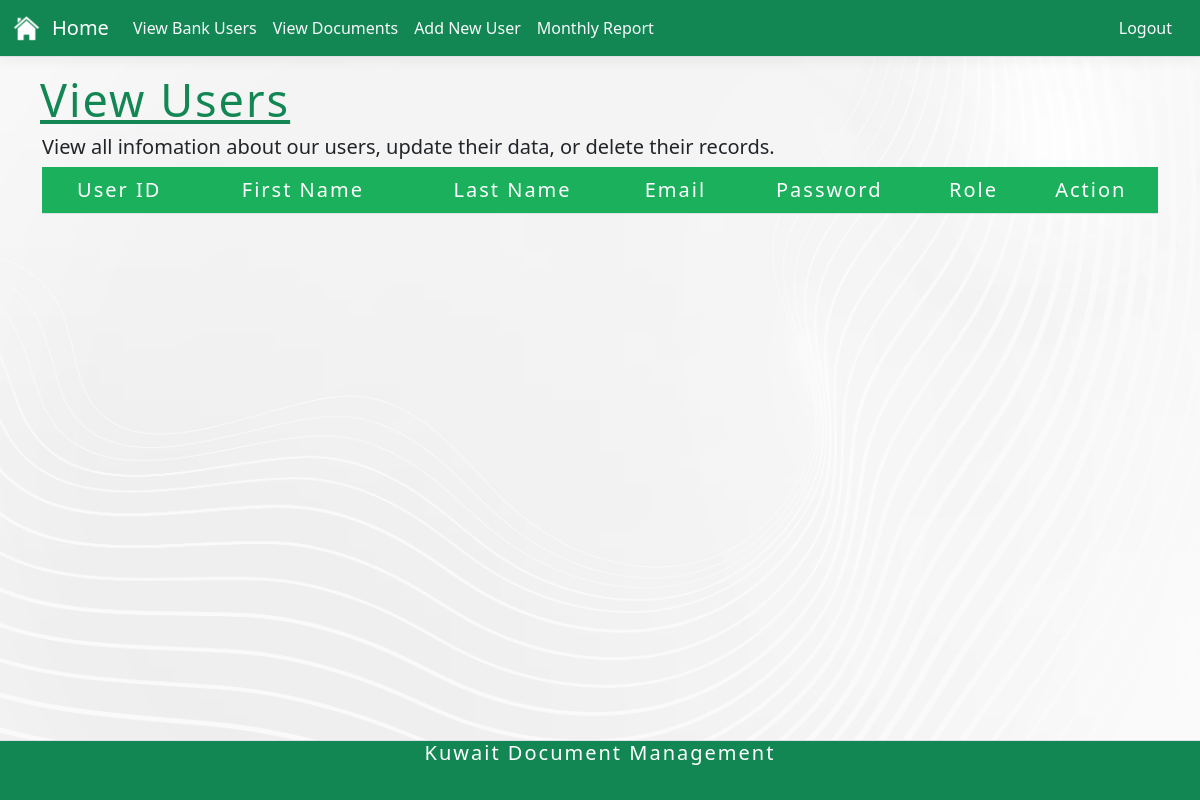
/Group31/viewUser.php, run on an earlier commit of the app's database.
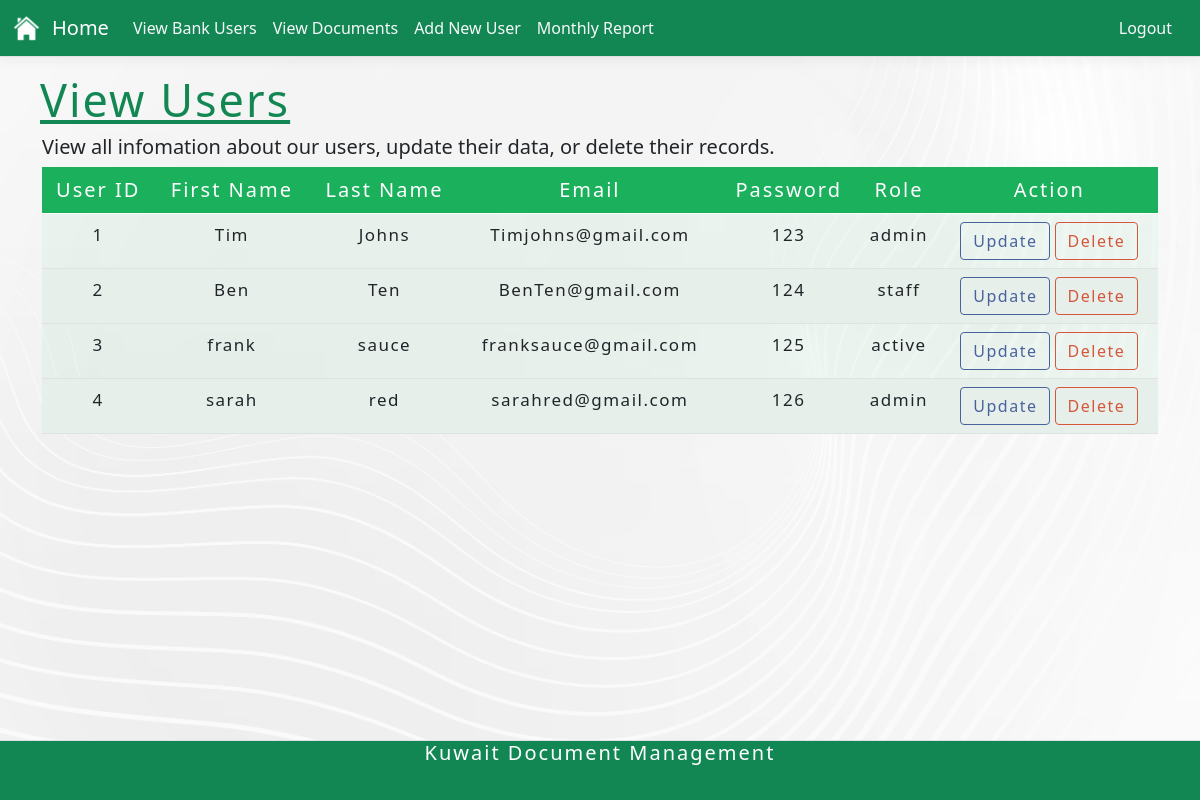
And on a later commit of the database.
### tables this page shows
CREATE TABLE "credentials" (
	"id"	INTEGER NOT NULL,
	"fname"	TEXT NOT NULL,
	"lname"	TEXT NOT NULL,
	"email"	TEXT NOT NULL,
	"password"	TEXT NOT NULL,
	"role"	TEXT NOT NULL,
	PRIMARY KEY("id")
);

### Group31/viewUserSQL.php (called while the page is built, shortened)
<?php
function getUsers (){
    $os = getOS();
    if($os === "Mac"){
        $db = new SQLITE3('../Database/Kuwaitt.db');
    }
    else{
        $db = new SQLITE3('..\\Database\\Kuwaitt.db');
    }
    $sql = "SELECT * FROM credentials";
    $stmt = $db->prepare($sql);
    $result = $stmt->execute();
    while ($row = $result->fetchArray()){
        $arrayResult [] = $row;
    }
    return $arrayResult;
}

### Group31/viewUser.php (the view, shortened to what this page needs)
<?php
require("adminNav.php");
include_once("viewUserSQL.php");
$user = getUsers();
?>
        <div>
  <h1 class="tableHeader"><u>View Users</u></h1>
</div>
<div class="container bgColor">
        <main role="main" class="pb-3">
            <h5>View all infomation about our users, update their data, or delete their records.</h5>
                <div class="row">
                <div class="col">
                <table class="table table-hover">
                    <thead class="theadColour" >
                        <td style="text-align: center;">User ID</td>
                        <td style="text-align: center;">First Name</td>
                        <td style="text-align: center;">Last Name</td>
                        <td style="text-align: center;">Email</td>
                        <td style="text-align: center;">Password</td>
                        <td style="text-align: center;">Role</td>
                        <td style="text-align: center;">Action</td>
                    </thead>
                    <?php
                        for ($i=0; $i<count($user); $i++):
                    ?>
                    <tr>
                        <td class="tbContents"><?php echo $user[$i]['id']?></td>
                        <td class="tbContents"><?php echo $user[$i]['fname']?></td>
                        <td class="tbContents"><?php echo $user[$i]['lname']?></td>
                        <td class="tbContents"><?php echo $user[$i]['email']?></td>
                        <td class="tbContents"><?php echo $user[$i]['password']?></td>
                        <td class="tbContents"><?php echo $user[$i]['role']?></td>
                        <td style="text-align: center;"><a href="updateUser.php?uid=<?php echo $user[$i]['id']; ?>" class="btn btn-action">Update</a>
                        <a href="deleteUser.php?id=<?php echo $user[$i]['id']; ?>" class="btn btn-negative">Delete</a></td>
                    </tr>
                    <?php endfor;?>
                </table>
            </div>
        </div>
        </main>
</div>
<?php require("Footer.php");?>

What changed in the data, as far as the page shows it:
added credentials: id "1", fname "Tim", lname "Johns", email "Timjohns@gmail.com", password "123", role "admin"
added credentials: id "2", fname "Ben", lname "Ten", email "BenTen@gmail.com", password "124", role "staff"
added credentials: id "3", fname "frank", lname "sauce", email "franksauce@gmail.com", password "125", role "active"
added credentials: id "4", fname "sarah", lname "red", email "sarahred@gmail.com", password "126", role "admin"
